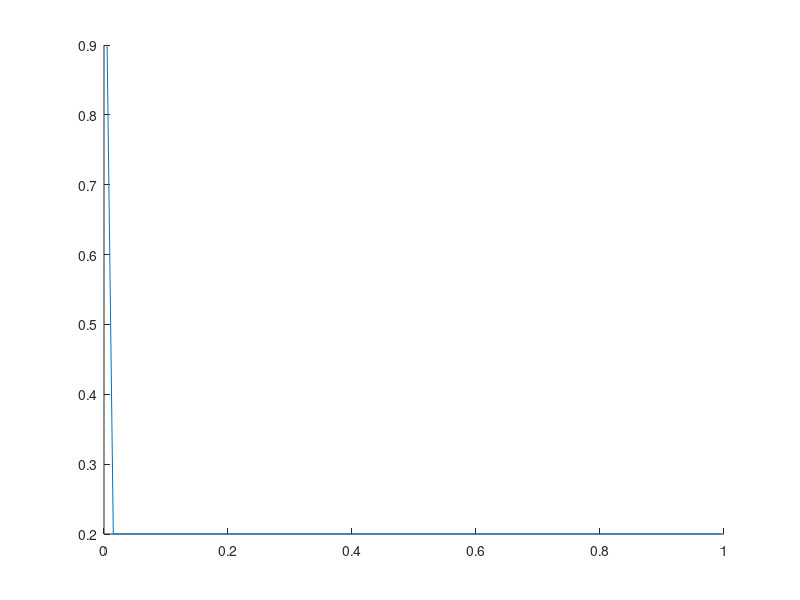

The MATLAB script that drew this image: (Note: this script raises an error after producing the figure.)
% 1D incompressible saturation Transport Solver IMPLICIT
% Solves 1D, 2-phase, incomp saturation equation
% Tanvi Chheda, 17 May 2016

% grid config
% |--x--|--x--|--...x--|

clear all; close all;

%% Input params
tol= 1E-6; maxIter =100;
% Geometry
L  = 1;
N  = 100;
dx = L/N;
x  = linspace(dx/2,L-dx/2,N);
xi = linspace(0,L,N+1);
%Rock props;
phi = 0.2;
k   = 1;
swc = 0.2; sor = 0.1;
visc_w = 1E-3; 
visc_o = 10E-3;

%velocit distribution, should come from Pressure Solver!
Ut    = ones(N+1,1);
sinit = swc*ones(N,1); sinit(1) = 1-sor;

%TIME STEP

SimTime = 0.069;
nt      = 1000;
Dt      = SimTime/nt;
s       = zeros(N,nt); 
s(:,1)  = sinit;

figure(1); hold on;
for t = 1:nt
    if (mod(t,50)==1) 
        plot(x,s(:,t)); end
    
    nu = 1;
    S_nu = s(:,t);
    dS = 10*tol*ones(N,1);
    S_nu_plus_1=zeros(N,1);
    
    while norm(dS)>tol && nu<maxIter
        %for each Newton Raphson Iteration
        [f,dfds]=frac(S_nu, visc_w, visc_o);
        R = zeros(N,1);
        for i=2:N
            R(i)= S_nu(i)-s(i,t)+Dt/(phi*dx)*(f(i)*Ut(i+1)-f(i-1)*Ut(i));
        end
        %Compute A or Jacobian Matrix
        A = zeros(N,N); 
        A(1,1)=1;
        for i=2:N
            A(i,i-1)=-Dt/(phi*dx)*dfds(i-1)*Ut(i);
            A(i,i)=1+Dt/(phi*dx)*dfds(i)*Ut(i+1);
        end
        dS = A\(-R);
        S_nu_plus_1 = S_nu+dS;
        nu = nu+1;
        S_nu = S_nu_plus_1;
    end
    s(:,t+1)=S_nu_plus_1;
end
xlabel('x')
ylabel('Saturation')